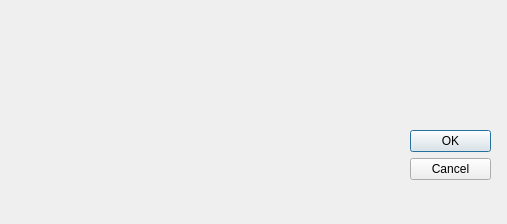
<?xml version="1.0" encoding="UTF-8"?>
<ui version="4.0">
 <class>Dialog</class>
 <widget class="QDialog" name="Dialog">
  <property name="geometry">
   <rect>
    <x>0</x>
    <y>0</y>
    <width>507</width>
    <height>224</height>
   </rect>
  </property>
  <property name="windowTitle">
   <string>Dialog</string>
  </property>
  <widget class="QDialogButtonBox" name="buttonBox">
   <property name="geometry">
    <rect>
     <x>410</x>
     <y>130</y>
     <width>81</width>
     <height>61</height>
    </rect>
   </property>
   <property name="orientation">
    <enum>Qt::Vertical</enum>
   </property>
   <property name="standardButtons">
    <set>QDialogButtonBox::Cancel|QDialogButtonBox::Ok</set>
   </property>
  </widget>
 </widget>
 <resources/>
 <connections>
  <connection>
   <sender>buttonBox</sender>
   <signal>accepted()</signal>
   <receiver>Dialog</receiver>
   <slot>accept()</slot>
   <hints>
    <hint type="sourcelabel">
     <x>248</x>
     <y>254</y>
    </hint>
    <hint type="destinationlabel">
     <x>157</x>
     <y>274</y>
    </hint>
   </hints>
  </connection>
  <connection>
   <sender>buttonBox</sender>
   <signal>rejected()</signal>
   <receiver>Dialog</receiver>
   <slot>reject()</slot>
   <hints>
    <hint type="sourcelabel">
     <x>316</x>
     <y>260</y>
    </hint>
    <hint type="destinationlabel">
     <x>286</x>
     <y>274</y>
    </hint>
   </hints>
  </connection>
 </connections>
</ui>
